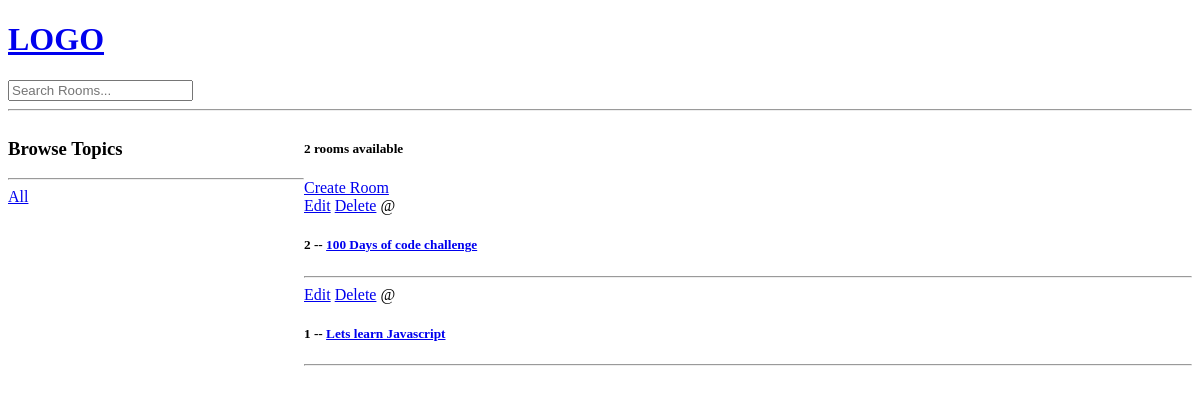
The app's page /, older data.
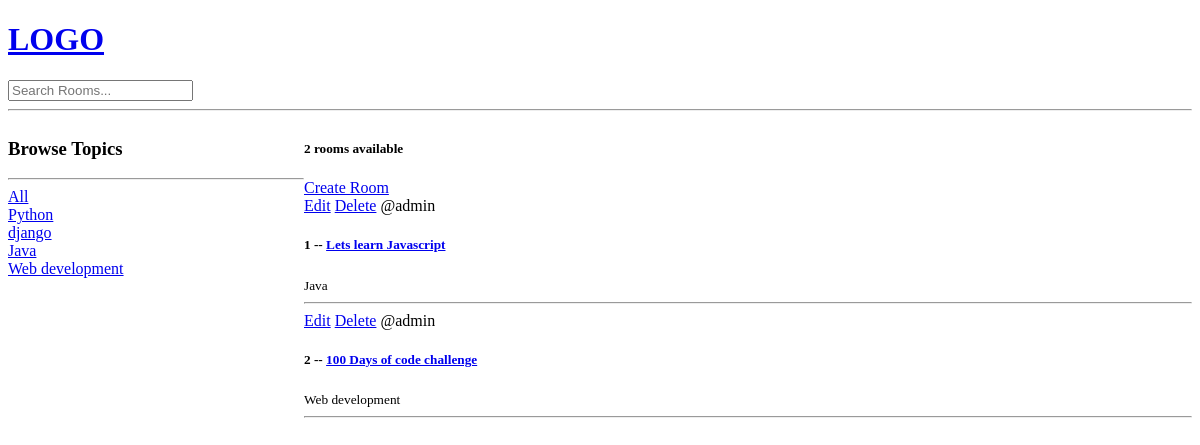
The same page, newer data.
### base/models.py (models this page shows, shortened)
class Room(models.Model):
    host = models.ForeignKey(User, on_delete=models.SET_NULL, null=True)
    topic = models.ForeignKey(Topic, on_delete=models.SET_NULL, null=True)
    name = models.CharField(max_length=200)
    description = models.TextField(null=True, blank=True)
    updated = models.DateTimeField(auto_now=True)
    created = models.DateTimeField(auto_now_add=True)
    class Meta:
        ordering = ['-updated', '-created']

class Topic(models.Model):
    name = models.CharField(max_length=200)

### base/views.py (the view)
# urls.py: path('', views.home, name="home"),
def home(request):
    q = request.GET.get('q') if request.GET.get('q') != None else ''
    rooms = Room.objects.filter(
        Q(topic__name__icontains=q) |
        Q(name__icontains=q) |
        Q(description__contains=q)
    )
    topics = Topic.objects.all()
    room_count = rooms.count()
    context = {'rooms': rooms, 'topics': topics, 'room_count': room_count}
    return render(request, 'base/home.html', context)

### base/templates/base/home.html (shortened to what this page needs)
{% extends 'main.html' %}
{% block content %}
<div class="home-container">
    <div>
        <h3>Browse Topics</h3>
        <hr>
            <div>
                <a href="{% url 'home' %}">All</a>
            </div>
        {% for topic in topics %}
            <div>
                <a href="{% url 'home' %}?q={{ topic.name }}">{{topic.name}}</a>
            </div>
        {% endfor %}
    </div>
    <div>
        <h5> {{ room_count }} rooms available</h5>
        <a href="{% url 'create-room' %}"> Create Room </a>
    <div>
        {% for room in rooms %}
        <div>
            <a href="{% url 'update-room' room.id %}">Edit</a>
            <a href="{% url 'delete-room' room.id %}">Delete</a>
            <span>@{{ room.host.username }}</span>
            <h5>{{room.id}} -- <a href="{% url 'room' room.id %}">{{room.name}}</a></h5>
            <small>{{ room.topic.name }}</small>
            <hr>
        </div>
        {% endfor %}
    </div>
    </div>
</div>
{% endblock %}

Row changes from the older to the newer data that the page shows:
added Topic: name "Python"
added Topic: name "django"
added Topic: name "Java"
added Topic: name "Web development"
changed Room "Lets learn Javascript": host.username (not shown) → "admin"; topic.name (not shown) → "Java"; moves up the list
changed Room "100 Days of code challenge": host.username (not shown) → "admin"; topic.name (not shown) → "Web development"
